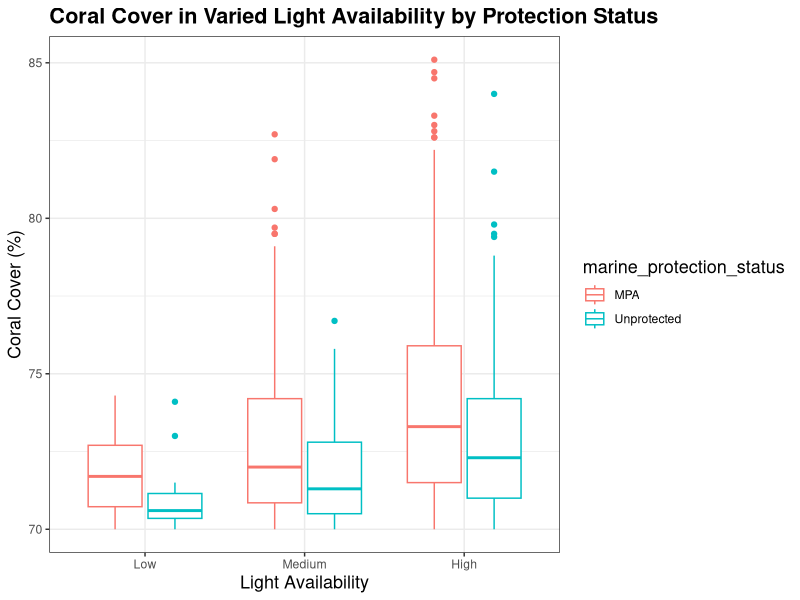
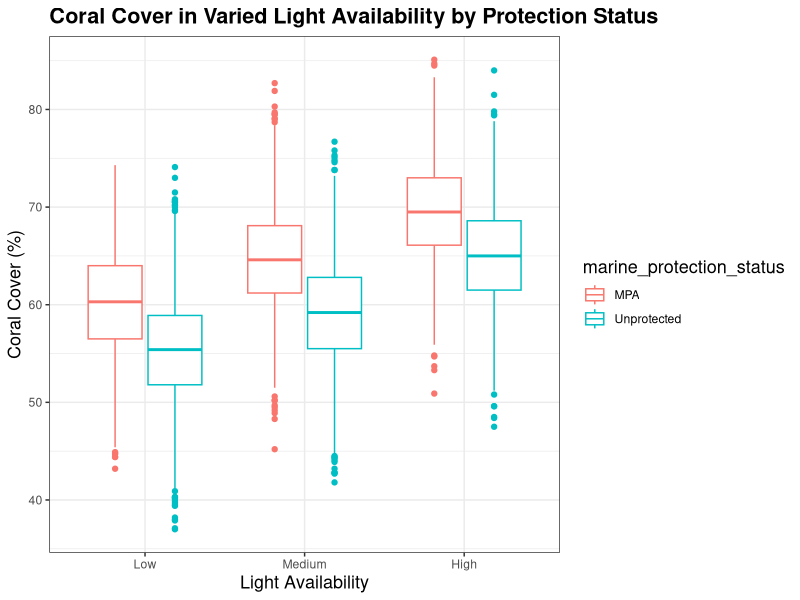

Reproduce these figures in R, in order.
## ---- chunk 1
#| message: false
#| warning: false

library(tidyverse)
library(here)
library(ggthemes)
## ---- chunk 2
#| message: false
#| warning: false
#coral data
coral <- read_csv(here("Week_10","Data","coral_reef_sites.csv"))
## ---- chunk 3
filterby_mpa_coral <- function(data, mpa_status, coralcov_min, coralcov_max) { #name the function and arguments
  filtered_data <- data %>% #data to be filtered
    filter(marine_protection_status == mpa_status, #filter based on mpa_status (MPA or unprotected)
           coral_cover >= coralcov_min, #choose the minimum value for coral cover
           coral_cover <= coralcov_max) #choose the maximum value for coral cover
  return(filtered_data)
}

#test our function!
filterby_mpa_coral(coral, "MPA", coralcov_min = 83, coralcov_max = 100)
## ---- chunk 4
filterby_coral <- function(data, coralcov_min, coralcov_max) { #name the function and arguments
  filtered_data <- data %>% #data to be filtered
    filter(coral_cover >= coralcov_min, #minimum coral cover
           coral_cover <= coralcov_max) #maximum coral cover
  return(filtered_data)
}

#test our function!
filterby_coral(coral, coralcov_min = 83, coralcov_max = 100)
## ---- chunk 5
mpastatus_to_coralcover <- function(data, mpa_status) { #name the function and arguments
  if (mpa_status == "MPA") { #if then logic if mpa status is an MPA
    meanvalue <- data %>% #assign mean value
      group_by(region) %>% #group by the four regions
      summarise(meanval = mean(coral_cover, na.rm = TRUE)) #get mean value of coral cover across region
  } else { #when mpa status is NOT MPA (which means it is unprotected)
    meanvalue <- data %>% #assign mean value and pipe data
      group_by(region) %>%
      summarise(meanval = mean(algal_cover, na.rm = TRUE)) #algal cover if NOT MPA
  }
  return(meanvalue) #output is mean value of coral cover or algal cover
}
#Test
mpastatus_to_coralcover(data = coral, mpa_status = "Unprotected")
## ---- chunk 6
structuralcomplexityplot <- function(data, coralcov_min, coralcov_max) { #name the argument
  filtered_data <- filterby_coral(data = data, #use our function to add in filter on min and max coral coverage we choose to plot
                                  coralcov_min = coralcov_min, 
                                  coralcov_max = coralcov_max) %>%
    mutate(light_availability = factor(light_availability, levels = c("Low", "Medium", "High"))) #categorical data - make light_availability a factor and choose levels
  plot <- ggplot(filtered_data, aes(x = light_availability, y = coral_cover, 
                                    color = marine_protection_status)) +
    geom_boxplot() +
     labs(title = "Coral Cover in Varied Light Availability by Protection Status",   
       x = "Light Availability",
       y= "Coral Cover (%)") +
  theme_bw() + #change theme 
  theme(axis.title = element_text(face = "plain"), #adjust axis and legend titles to plain
        legend.title = element_text(face = "plain"), 
        title = element_text(size = 13, face = "bold"))
  return(plot)
}

#Let's test!
 structuralcomplexityplot(data = coral, coralcov_min = 70, coralcov_max = 90)
## ---- chunk 7
structuralcomplexityplot(data = coral, coralcov_min = 0, coralcov_max = 100)
